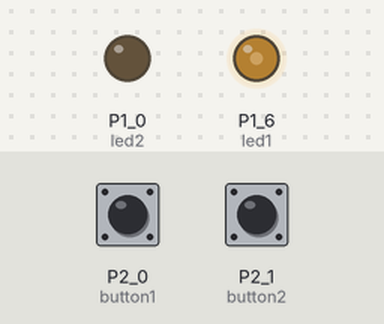
A sketch run on a simulated TI MSP430 LaunchPad. On the bench: output pins drawn as LEDs (lit = HIGH). The test bench sets the inputs (shaded band); at power-on: P2_0 (button1) HIGH, P2_1 (button2) HIGH.

Above: at 1.26 s.
1.3 s: P2_0 (button1) pulled LOW for 3.2 s
At 2.0 s:
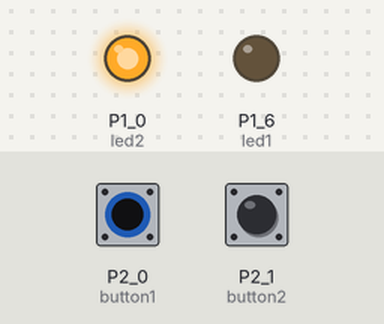
7.5 s: P2_1 (button2) pulled LOW for 3.2 s
At 12.25 s:
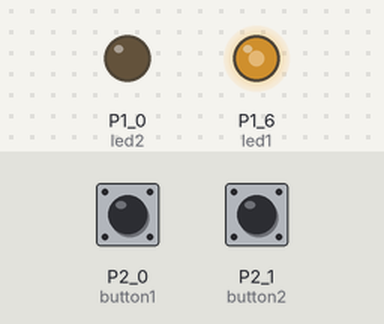
13.7 s: P2_0 (button1) pulled LOW for 0.15 s
At 16.68 s:
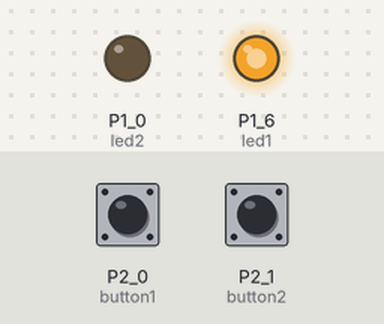
16.8 s: P2_1 (button2) pulled LOW for 0.15 s
At 17.2 s:
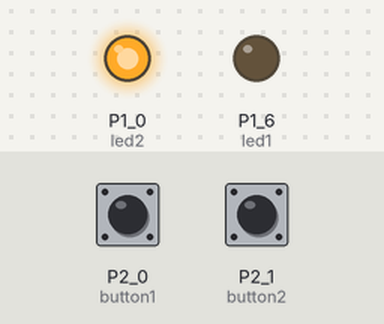
Timing chart, 0 to 20.9 s (numbered marks = the images above; inputs shaded):
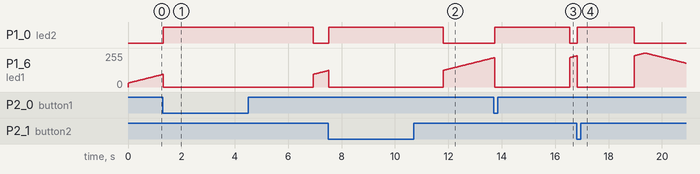

The sketch:

TBC_Projector_Remotes.ino
```cpp
#include <IRremote.h>
/* you need to comment out two lines in energia\hardware\msp430\libraries\IRremote\IRremote.cpp:
//  pinMode(TIMER_PWM_PIN, OUTPUT);
//  digitalWrite(TIMER_PWM_PIN, LOW); // When not sending PWM, we want it low
*/

#include <Bounce.h>

IRsend irsend; // the IR transmit pin is 11, also requires a 50-150 ohm resistor
const int button1 = 8; //The power button on this pin and ground
const int button2 = 9; //The NoShow button on this pin and ground
const int led1 = 14; //The LED inside the glowing power button
const int led2 = 2; //The red status LED

int brightness = 30; //variables for the LED inside the button
int fadeamount = 1;

Bounce bouncer1 = Bounce(button1, 20); // 20 millisecond debounce
Bounce bouncer2 = Bounce(button2, 20);

void setup() {
  pinMode(button1,INPUT_PULLUP);
  pinMode(button2,INPUT_PULLUP);
  pinMode(led1,OUTPUT);
  pinMode(led2,OUTPUT);
//  bouncer1.write(0);  // set the button pressed state as false so we don't turn on the projectors right away
//  bouncer2.write(0);
}

void loop() {
 bouncer1.update ( );  // Update the debouncer
 bouncer2.update ( );

 if (bouncer1.read() == 0) {
     analogWrite(led1, 0); // turn off the led so we know something is happening
     digitalWrite(led2, HIGH); // turn on the red status LED so we know something is happening
     irsend.sendNEC(0xC40BF, 32); // send Benq power button signal
     delay(100);
     irsend.sendNEC(0xCF300FF, 32); // send Sanyo power button pressed
     delay(100);
     irsend.sendNEC(0xC73FF00, 32); // send Sanyo power button released
   digitalWrite(P2_3, LOW); // turn off the IR LED when not transmitting
     delay(1000); // wait for a second
 }
 else if (bouncer2.read() == 0) {
     analogWrite(led1, 0); // turn off the led so we know something is happening
     digitalWrite(led2, HIGH); // turn on the red status LED so we know something is happening
     irsend.sendNEC(0xCF3D12E, 32); // send Sanyo AV Mute (no show) command
   digitalWrite(P2_3, LOW); // turn off the IR LED when not transmitting
     delay(1000); // wait for a second
 }
 else {
   digitalWrite(led2, LOW); // turn the red status LED back off
     //pulse the LED inside the button
     analogWrite(led1, brightness);
     brightness = brightness + fadeamount;
     if (brightness == 30 || brightness == 255) {fadeamount = -fadeamount;}
     delay(20);
 }
}
```

Measured:
- after the input at 1.3 s, P1_0 (led2): LOW → HIGH at once, → LOW 5.6 s later
- after the input at 7.5 s, P1_0 (led2): LOW → HIGH at once, → LOW 4.3 s later
- after the input at 13.7 s, P1_0 (led2): LOW → HIGH at once, → LOW 2.8 s later
- after the input at 16.8 s, P1_0 (led2): LOW → HIGH at once, → LOW 2.1 s later
